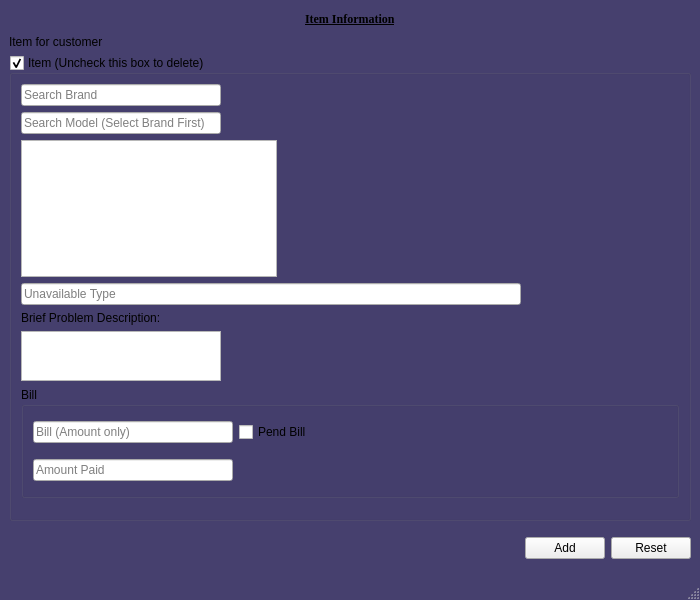
<?xml version="1.0" encoding="UTF-8"?>
<ui version="4.0">
 <class>mainWindow</class>
 <widget class="QMainWindow" name="mainWindow">
  <property name="geometry">
   <rect>
    <x>0</x>
    <y>0</y>
    <width>700</width>
    <height>600</height>
   </rect>
  </property>
  <property name="sizePolicy">
   <sizepolicy hsizetype="Fixed" vsizetype="Fixed">
    <horstretch>0</horstretch>
    <verstretch>0</verstretch>
   </sizepolicy>
  </property>
  <property name="minimumSize">
   <size>
    <width>700</width>
    <height>600</height>
   </size>
  </property>
  <property name="maximumSize">
   <size>
    <width>700</width>
    <height>600</height>
   </size>
  </property>
  <property name="windowTitle">
   <string>Register New Job</string>
  </property>
  <property name="styleSheet">
   <string notr="true">#mainWindow
{
background:#46406E;
}</string>
  </property>
  <widget class="QWidget" name="centralwidget">
   <property name="minimumSize">
    <size>
     <width>700</width>
     <height>500</height>
    </size>
   </property>
   <layout class="QVBoxLayout" name="verticalLayout">
    <item>
     <layout class="QHBoxLayout" name="horizontalLayout">
      <property name="spacing">
       <number>0</number>
      </property>
      <property name="sizeConstraint">
       <enum>QLayout::SetDefaultConstraint</enum>
      </property>
      <property name="topMargin">
       <number>0</number>
      </property>
      <property name="rightMargin">
       <number>0</number>
      </property>
      <property name="bottomMargin">
       <number>0</number>
      </property>
      <item>
       <spacer name="horizontalSpacer">
        <property name="orientation">
         <enum>Qt::Horizontal</enum>
        </property>
        <property name="sizeHint" stdset="0">
         <size>
          <width>40</width>
          <height>20</height>
         </size>
        </property>
       </spacer>
      </item>
      <item>
       <widget class="QLabel" name="label">
        <property name="font">
         <font>
          <family>Times New Roman</family>
          <weight>75</weight>
          <bold>true</bold>
          <underline>true</underline>
         </font>
        </property>
        <property name="text">
         <string>Item Information</string>
        </property>
       </widget>
      </item>
      <item>
       <spacer name="horizontalSpacer_2">
        <property name="orientation">
         <enum>Qt::Horizontal</enum>
        </property>
        <property name="sizeHint" stdset="0">
         <size>
          <width>40</width>
          <height>20</height>
         </size>
        </property>
       </spacer>
      </item>
     </layout>
    </item>
    <item>
     <widget class="QLabel" name="labelItemInfo">
      <property name="text">
       <string>Item for customer</string>
      </property>
     </widget>
    </item>
    <item>
     <widget class="QGroupBox" name="groupBoxAllItems">
      <property name="enabled">
       <bool>true</bool>
      </property>
      <property name="sizePolicy">
       <sizepolicy hsizetype="Expanding" vsizetype="Expanding">
        <horstretch>0</horstretch>
        <verstretch>0</verstretch>
       </sizepolicy>
      </property>
      <property name="title">
       <string>Item (Uncheck this box to delete)</string>
      </property>
      <property name="checkable">
       <bool>true</bool>
      </property>
      <property name="checked">
       <bool>true</bool>
      </property>
      <layout class="QVBoxLayout" name="verticalLayout_4">
       <property name="spacing">
        <number>6</number>
       </property>
       <property name="bottomMargin">
        <number>20</number>
       </property>
       <item>
        <widget class="QLineEdit" name="lineEditBrandSearch">
         <property name="sizePolicy">
          <sizepolicy hsizetype="Fixed" vsizetype="Fixed">
           <horstretch>0</horstretch>
           <verstretch>0</verstretch>
          </sizepolicy>
         </property>
         <property name="minimumSize">
          <size>
           <width>200</width>
           <height>0</height>
          </size>
         </property>
         <property name="statusTip">
          <string>Seach for available brands</string>
         </property>
         <property name="placeholderText">
          <string>Search Brand</string>
         </property>
        </widget>
       </item>
       <item>
        <widget class="QLineEdit" name="lineEditModelSearch">
         <property name="sizePolicy">
          <sizepolicy hsizetype="Fixed" vsizetype="Fixed">
           <horstretch>0</horstretch>
           <verstretch>0</verstretch>
          </sizepolicy>
         </property>
         <property name="minimumSize">
          <size>
           <width>200</width>
           <height>0</height>
          </size>
         </property>
         <property name="statusTip">
          <string>Search for available models</string>
         </property>
         <property name="placeholderText">
          <string>Search Model (Select Brand First)</string>
         </property>
        </widget>
       </item>
       <item>
        <layout class="QHBoxLayout" name="horizontalLayout_3">
         <property name="topMargin">
          <number>0</number>
         </property>
         <property name="bottomMargin">
          <number>0</number>
         </property>
         <item>
          <widget class="QListWidget" name="listViewModelSearch">
           <property name="sizePolicy">
            <sizepolicy hsizetype="Fixed" vsizetype="Fixed">
             <horstretch>0</horstretch>
             <verstretch>0</verstretch>
            </sizepolicy>
           </property>
          </widget>
         </item>
         <item>
          <spacer name="horizontalSpacer_5">
           <property name="orientation">
            <enum>Qt::Horizontal</enum>
           </property>
           <property name="sizeHint" stdset="0">
            <size>
             <width>40</width>
             <height>20</height>
            </size>
           </property>
          </spacer>
         </item>
         <item>
          <layout class="QVBoxLayout" name="verticalLayout_2">
           <property name="margin">
            <number>0</number>
           </property>
           <item>
            <widget class="QWidget" name="widgetPic" native="true">
             <property name="sizePolicy">
              <sizepolicy hsizetype="Expanding" vsizetype="Expanding">
               <horstretch>0</horstretch>
               <verstretch>0</verstretch>
              </sizepolicy>
             </property>
            </widget>
           </item>
          </layout>
         </item>
         <item>
          <spacer name="horizontalSpacer_7">
           <property name="orientation">
            <enum>Qt::Horizontal</enum>
           </property>
           <property name="sizeType">
            <enum>QSizePolicy::Fixed</enum>
           </property>
           <property name="sizeHint" stdset="0">
            <size>
             <width>40</width>
             <height>20</height>
            </size>
           </property>
          </spacer>
         </item>
        </layout>
       </item>
       <item>
        <widget class="QLineEdit" name="lineEditUnavailableType">
         <property name="sizePolicy">
          <sizepolicy hsizetype="Fixed" vsizetype="Fixed">
           <horstretch>0</horstretch>
           <verstretch>0</verstretch>
          </sizepolicy>
         </property>
         <property name="minimumSize">
          <size>
           <width>500</width>
           <height>0</height>
          </size>
         </property>
         <property name="statusTip">
          <string>Specify if item is not available</string>
         </property>
         <property name="placeholderText">
          <string>Unavailable Type</string>
         </property>
        </widget>
       </item>
       <item>
        <widget class="QLabel" name="label_6">
         <property name="text">
          <string>Brief Problem Description:</string>
         </property>
        </widget>
       </item>
       <item>
        <widget class="QTextEdit" name="textEditProblemDescription">
         <property name="sizePolicy">
          <sizepolicy hsizetype="Fixed" vsizetype="Fixed">
           <horstretch>0</horstretch>
           <verstretch>0</verstretch>
          </sizepolicy>
         </property>
         <property name="minimumSize">
          <size>
           <width>200</width>
           <height>50</height>
          </size>
         </property>
         <property name="maximumSize">
          <size>
           <width>200</width>
           <height>50</height>
          </size>
         </property>
         <property name="statusTip">
          <string>Problem of Item</string>
         </property>
        </widget>
       </item>
       <item>
        <widget class="QGroupBox" name="groupBox_3">
         <property name="sizePolicy">
          <sizepolicy hsizetype="Expanding" vsizetype="Expanding">
           <horstretch>0</horstretch>
           <verstretch>0</verstretch>
          </sizepolicy>
         </property>
         <property name="title">
          <string>Bill</string>
         </property>
         <layout class="QVBoxLayout" name="verticalLayout_5">
          <item>
           <layout class="QHBoxLayout" name="horizontalLayout_2">
            <property name="spacing">
             <number>6</number>
            </property>
            <property name="topMargin">
             <number>5</number>
            </property>
            <property name="bottomMargin">
             <number>5</number>
            </property>
            <item>
             <widget class="QLineEdit" name="lineEditCurrentBill">
              <property name="sizePolicy">
               <sizepolicy hsizetype="Fixed" vsizetype="Fixed">
                <horstretch>0</horstretch>
                <verstretch>0</verstretch>
               </sizepolicy>
              </property>
              <property name="minimumSize">
               <size>
                <width>200</width>
                <height>0</height>
               </size>
              </property>
              <property name="statusTip">
               <string>Amount charged for job</string>
              </property>
              <property name="placeholderText">
               <string>Bill (Amount only)</string>
              </property>
             </widget>
            </item>
            <item>
             <widget class="QCheckBox" name="checkBoxPendBill">
              <property name="sizePolicy">
               <sizepolicy hsizetype="Fixed" vsizetype="Fixed">
                <horstretch>0</horstretch>
                <verstretch>0</verstretch>
               </sizepolicy>
              </property>
              <property name="statusTip">
               <string>Pend this bill</string>
              </property>
              <property name="text">
               <string>Pend Bill</string>
              </property>
             </widget>
            </item>
            <item>
             <spacer name="horizontalSpacer_3">
              <property name="orientation">
               <enum>Qt::Horizontal</enum>
              </property>
              <property name="sizeType">
               <enum>QSizePolicy::Expanding</enum>
              </property>
              <property name="sizeHint" stdset="0">
               <size>
                <width>40</width>
                <height>20</height>
               </size>
              </property>
             </spacer>
            </item>
           </layout>
          </item>
          <item>
           <layout class="QHBoxLayout" name="horizontalLayout_4">
            <property name="spacing">
             <number>6</number>
            </property>
            <property name="topMargin">
             <number>5</number>
            </property>
            <property name="bottomMargin">
             <number>5</number>
            </property>
            <item>
             <widget class="QLineEdit" name="lineEditBalanceBill">
              <property name="sizePolicy">
               <sizepolicy hsizetype="Fixed" vsizetype="Fixed">
                <horstretch>0</horstretch>
                <verstretch>0</verstretch>
               </sizepolicy>
              </property>
              <property name="minimumSize">
               <size>
                <width>200</width>
                <height>0</height>
               </size>
              </property>
              <property name="statusTip">
               <string>Amount Paid</string>
              </property>
              <property name="placeholderText">
               <string>Amount Paid</string>
              </property>
             </widget>
            </item>
            <item>
             <spacer name="horizontalSpacer_4">
              <property name="orientation">
               <enum>Qt::Horizontal</enum>
              </property>
              <property name="sizeType">
               <enum>QSizePolicy::Expanding</enum>
              </property>
              <property name="sizeHint" stdset="0">
               <size>
                <width>40</width>
                <height>20</height>
               </size>
              </property>
             </spacer>
            </item>
           </layout>
          </item>
         </layout>
        </widget>
       </item>
      </layout>
     </widget>
    </item>
    <item>
     <layout class="QHBoxLayout" name="horizontalLayout_6">
      <property name="topMargin">
       <number>10</number>
      </property>
      <property name="bottomMargin">
       <number>10</number>
      </property>
      <item>
       <spacer name="horizontalSpacer_6">
        <property name="orientation">
         <enum>Qt::Horizontal</enum>
        </property>
        <property name="sizeHint" stdset="0">
         <size>
          <width>40</width>
          <height>20</height>
         </size>
        </property>
       </spacer>
      </item>
      <item>
       <widget class="QPushButton" name="pushButtonSave">
        <property name="sizePolicy">
         <sizepolicy hsizetype="Fixed" vsizetype="Fixed">
          <horstretch>0</horstretch>
          <verstretch>0</verstretch>
         </sizepolicy>
        </property>
        <property name="statusTip">
         <string>Add</string>
        </property>
        <property name="text">
         <string>Add</string>
        </property>
       </widget>
      </item>
      <item>
       <widget class="QPushButton" name="pushButtonReset">
        <property name="sizePolicy">
         <sizepolicy hsizetype="Fixed" vsizetype="Fixed">
          <horstretch>0</horstretch>
          <verstretch>0</verstretch>
         </sizepolicy>
        </property>
        <property name="statusTip">
         <string>Reset all values</string>
        </property>
        <property name="text">
         <string>Reset</string>
        </property>
       </widget>
      </item>
     </layout>
    </item>
   </layout>
  </widget>
  <widget class="QMenuBar" name="menubar">
   <property name="geometry">
    <rect>
     <x>0</x>
     <y>0</y>
     <width>700</width>
     <height>21</height>
    </rect>
   </property>
  </widget>
  <widget class="QStatusBar" name="statusbar"/>
 </widget>
 <resources/>
 <connections/>
</ui>
